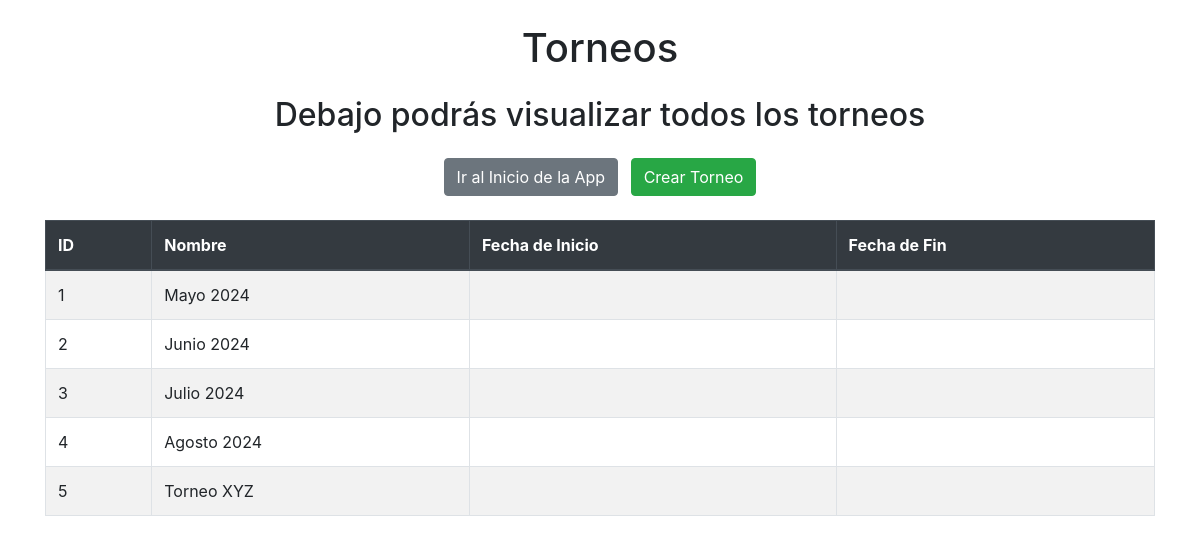
The page /partidos/torneos_list (signed in) on the database its author committed.
### partidos/models.py (models this page shows, shortened)
class Torneo(models.Model):
    nombre = models.CharField(max_length=50, unique=True)
    fecha_de_inicio = models.DateField(null=True, blank=True)
    fecha_de_cierre = models.DateField(null=True, blank=True)

### partidos/views.py (the view)
# urls.py: path("torneos_list", views.torneos_list, name = "torneos_list"),
@login_required
def torneos_list(request):
    consulta = models.Torneo.objects.all()
    contexto = {"torneos": consulta}
    return render(request, "partidos/torneos_list.html", contexto)

### partidos/templates/partidos/torneos_list.html
{% extends 'core/base.html' %}
{% block Titulo %}
    Torneos
{% endblock Titulo %}
{% block Contenido %}
<div class="text-center my-4">
    <h2>Debajo podrás visualizar todos los torneos</h2>
</div>
<div class="mb-4 text-center">
    <a class="btn btn-secondary mx-1" href="{% url 'Partidos:index' %}">Ir al Inicio de la App</a>
    <a class="btn btn-success mx-1" href="{% url 'Partidos:torneos_create' %}">Crear Torneo</a>
</div>
<div class="table-responsive">
    <table class="table table-hover table-striped table-bordered">
        <thead class="thead-dark">
            <tr>
                <th>ID</th>
                <th>Nombre</th>
                <th>Fecha de Inicio</th>
                <th>Fecha de Fin</th>
            </tr>
        </thead>
        <tbody>
            {% for torneo in torneos %}
                <tr>
                    <td>{{ torneo.id }}</td>
                    <td>{{ torneo.nombre }}</td>
                    <td>{{ torneo.fecha_inicio|date:"d M Y" }}</td>
                    <td>{{ torneo.fecha_fin|date:"d M Y" }}</td>
                </tr>
            {% endfor %}
        </tbody>
    </table>
</div>
{% endblock Contenido %}

### rows shown on the page
Torneo: id "1", nombre "Mayo 2024"
Torneo: id "2", nombre "Junio 2024"
Torneo: id "3", nombre "Julio 2024"
Torneo: id "4", nombre "Agosto 2024"
Torneo: id "5", nombre "Torneo XYZ"
